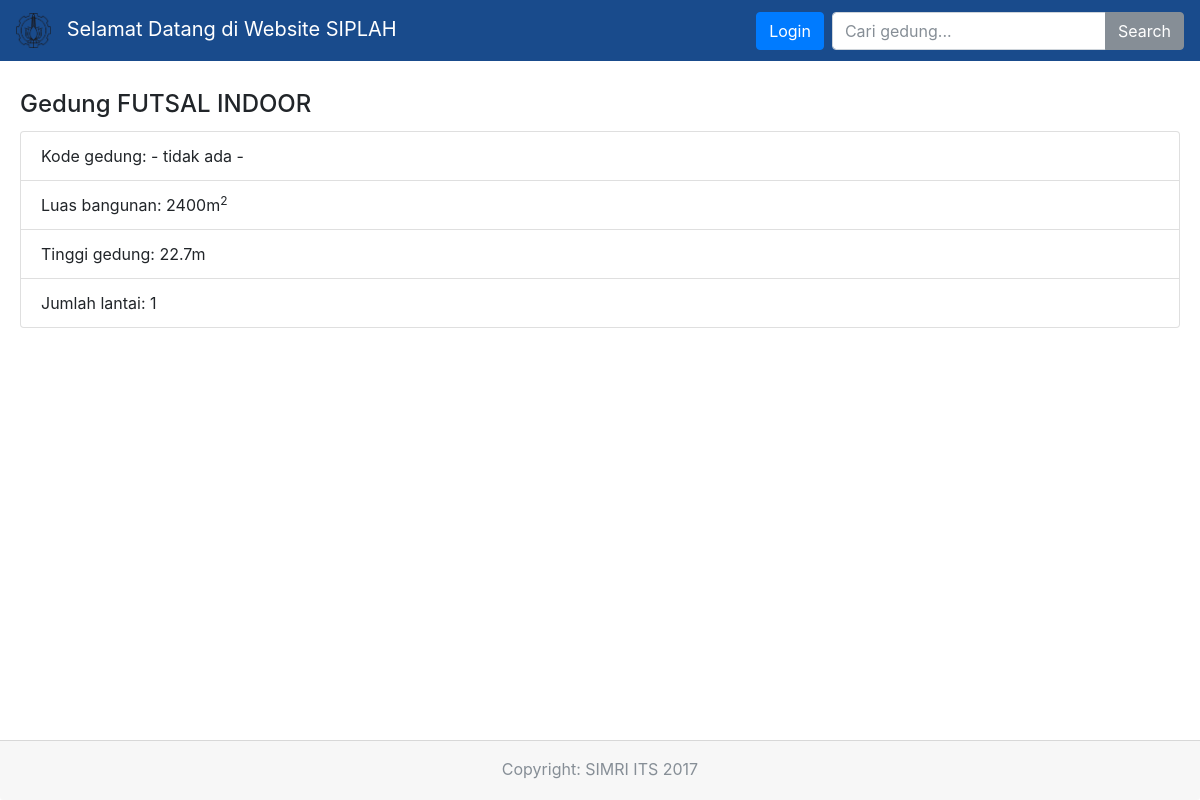
Page /gedung/34 on the committed database.
### tables this page shows
CREATE TABLE `gedung` (
  `idGedung` int(11) NOT NULL AUTO_INCREMENT,
  `kodeGedung` varchar(7) DEFAULT NULL,
  `koordGedung` int(11) NOT NULL DEFAULT '0',
  `namaGedung` varchar(255) NOT NULL,
  `kategoriGedung` int(11) DEFAULT NULL,
  `luasGedung` float DEFAULT NULL,
  `tinggiGedung` float DEFAULT NULL,
  `jumlahLantai` int(11) NOT NULL,
  `jumlahRuang` int(11) DEFAULT NULL,
  `statusPengelola` varchar(255) DEFAULT NULL,
  PRIMARY KEY (`idGedung`),
  KEY `koordGedung` (`koordGedung`),
  FULLTEXT KEY `ft_namaGedung` (`namaGedung`),
  CONSTRAINT `gedung_ibfk_1` FOREIGN KEY (`koordGedung`) REFERENCES `koordinat` (`idKoord`)
);

### application/controllers/Beranda.php (called while the page is built, shortened)
<?php
class Beranda extends CI_Controller
{
    public $data;
    public function __construct()
    {
        $this->load->model('Beranda_model');
        $this->load->library('Encryption');
        $this->load->library('pagination');
    }
    public function detailGedung($ged)
    {
        $data = $this->data;
        $result = $this->Beranda_model->getDataGedung($ged);
        if ($result) {
            $data['detailGedung'] = $result;
        } else {
            $data['detailGedung'] = null;
        }
        $this->load->view('template/header', $data);
        $this->load->view('template/navigation', $data);
        $this->load->view('data_gedung_view', $data);
        $this->load->view('template/footer', $data);
    }
}

### index.php (called while the page is built, shortened)
<?php
require_once BASEPATH.'core/CodeIgniter.php';

### application/models/Beranda_model.php (called while the page is built, shortened)
<?php
class Beranda_model extends CI_Model
{
    public function getDataGedung($ged)
    {
        $this->db->select('idGedung, kodeGedung, namaGedung, luasGedung, tinggiGedung, jumlahLantai, kategoriGedung');
        $this->db->from('gedung');
        $this->db->where('idGedung', $ged);
        $query = $this->db->get();
        if ($query->num_rows() == 1) {
            return $query->result_array();
        } else {
            return null;
        }
    }
}

### application/views/data_gedung_view.php (the view, shortened to what this page needs)
<body>
	<div class="card-body">
	<?php if ($detailGedung!=null) {
    ?>
			<h4 class="card-title">Gedung <?php echo $detailGedung[0]['namaGedung'].(($detailGedung[0]['kategoriGedung']==1)?" - Gedung Pendidikan":""); ?></h4>
				<ul class="list-group">
					<li class="list-group-item">Kode gedung: <?php echo (($detailGedung[0]['kodeGedung']!=null)?$detailGedung[0]['kodeGedung']:"- tidak ada -"); ?></li>
				  <li class="list-group-item">Luas bangunan: <?php echo (($detailGedung[0]['luasGedung']!=null)?$detailGedung[0]['luasGedung']."m<sup>2</sup>":"-"); ?></li>
				  <li class="list-group-item">Tinggi gedung: <?php echo (($detailGedung[0]['tinggiGedung']!=null)?$detailGedung[0]['tinggiGedung']."m":"-"); ?></li>
					<li class="list-group-item">Jumlah lantai: <?php echo $detailGedung[0]['jumlahLantai']; ?></li>
				</ul>
				<?php
} else {
    ?>
		<h4 class="card-text">Gedung tidak ditemukan</h4>
	<?php
} ?>
	</div>
</body>

### application/views/template/header.php (shortened to what this page needs)
<!DOCTYPE html>
<html>
<head>
	<link rel="stylesheet" type="text/css" href="<?php echo base_url('assets/css/leaflet.css'); ?>" />
	<link rel="stylesheet" type="text/css" href="<?php echo base_url('assets/css/bootstrap.min.css'); ?>" />
	<link rel="stylesheet" type="text/css" href="<?php echo base_url('assets/css/grid.css'); ?>" />
	<link rel="stylesheet" type="text/css" href="<?php echo base_url('assets/css/font-awesome.min.css'); ?>" />
</head>

### application/views/template/navigation.php (shortened to what this page needs)
<nav class="navbar fixed-top navbar-dark" style="background-color: rgba(1, 56, 128, 0.9);">
	<a class="navbar-brand mr-auto" href="<?php echo base_url(); ?>"><img style="margin-right: 10px" src="<?php echo base_url(); ?>assets/img/logo-its.png" alt="" class="d-inline-block align-center" width="35" height="35"><?php if (isset($userAccess)) {
        echo "Selamat datang ".$userAccess." ".$userLogin['namaLengkap'];
    } else {
        echo " Selamat Datang di Website SIPLAH ";
    } ?></a>
	<?php if (isset($userLogin)) {
        ?>
	<a class="btn btn-primary" href="<?php echo base_url(); ?>logout" role="button">Logout</a>
	<?php
    } else {
        ?>
	<a class="btn btn-primary" href="<?php echo base_url(); ?>login" role="button">Login</a>
	<?php
    } ?>
	<form class="form-inline" role="form" method="POST" action="<?php echo base_url(); ?>search/">
		<div class="input-group mb-2 mb-sm-0 ml-sm-2">
			<input class="form-control" type="search" id="cari_gedung" name="cari_gedung" placeholder="Cari gedung...">
			<span class="input-group-btn"><button type="submit" class="btn btn-secondary">Search</button></span>
		</div>
	</form>
</nav>

### application/views/template/footer.php
<footer class="card-footer footer mt-2">
	<div class="pt-1 text-muted text-center">
		Copyright: SIMRI ITS 2017
		</div>
</footer>
</html>

### assets/css/grid.css (style rules this page uses)
html { display: flex; flex-direction: column; min-height: 100%; min-height: 100vh; }
body { padding-top: 70px; }
.footer { position: absolute; right: 0; bottom: 0; left: 0; height: 60px; }

### rows in the picture
gedung: namaGedung "FUTSAL INDOOR", luasGedung "2400", tinggiGedung "22.7", jumlahLantai "1"
